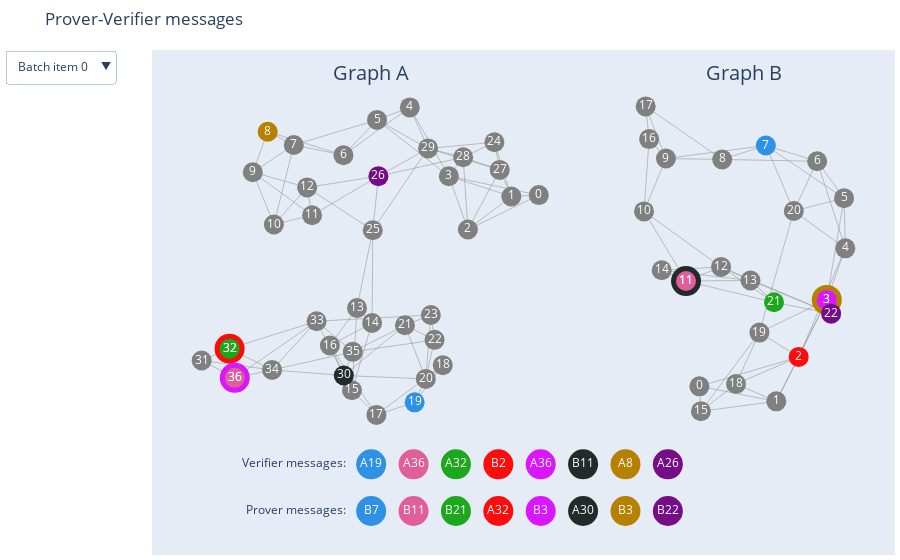

Here is the notebook cell this chart was saved with:
### Code cell
rollout.visualise()

### Figure 1 — Plotly figure (JSON) as saved in the notebook; plotly's stock layout.template omitted (floating-point values rounded to 4 significant figures; data arrays with more than 128 entries replaced by an {"elided": "..."} marker saying what was removed)
{"data": [{"mode": "text", "text": ["Graph A", "Graph B"], "textfont": {"size": 20}, "type": "scatter", "visible": true, "x": [0, 2.2], "y": [1.2, 1.2]}, {"mode": "text", "text": ["Verifier messages:", "Prover messages:"], "textposition": "middle left", "type": "scatter", "visible": true, "x": [-0.15, -0.15], "y": [-1.3, -1.6]}, {"hoverinfo": "none", "line": {"color": "#888", "width": 0.5}, "mode": "lines", "type": "scatter", "visible": true, "x": {"elided": "252 float values"}, "y": {"elided": "252 float values"}}, {"hoverinfo": "text", "marker": {"color": ["grey", "grey", "grey", "grey", "grey", "grey", "grey", "grey", "#B68100", "grey", "grey", "grey", "grey", "grey", "grey", "grey", "grey", "grey", "grey", "#2E91E5", "grey", "grey", "grey", "grey", "grey", "grey", "#750D86", "grey", "grey", "grey", "#222A2A", "grey", "#FB0D0D", "#1CA71C", "grey", "grey", "grey", "#DA16FF", "#E15F99"], "line": {"width": 0}, "opacity": 1, "size": [20, 20, 20, 20, 20, 20, 20, 20, 20, 20, 20, 20, 20, 20, 20, 20, 20, 20, 20, 20, 20, 20, 20, 20, 20, 20, 20, 20, 20, 20, 20, 20, 30, 20, 20, 20, 20, 30, 20]}, "mode": "markers+text", "text": ["0", "1", "2", "3", "4", "5", "6", "7", "8", "9", "10", "11", "12", "13", "14", "15", "16", "17", "18", "19", "20", "21", "22", "23", "24", "25", "26", "27", "28", "29", "30", "31", "32", "32", "33", "34", "35", "36", "36"], "textfont": {"color": "white"}, "type": "scatter", "visible": true, "x": [0.9887, 0.8268, 0.5706, 0.4583, 0.228, 0.03451, -0.1635, -0.4564, -0.6103, -0.6982, -0.5738, -0.3486, -0.3777, -0.08338, 0.005451, -0.1132, -0.2436, 0.03095, 0.4223, 0.2564, 0.3223, 0.1991, 0.3739, 0.352, 0.727, 0.009278, 0.04272, 0.7583, 0.5425, 0.3357, -0.1614, -1, -0.8352, -0.8352, -0.3221, -0.5847, -0.1084, -0.8046, -0.8046], "y": [0.4298, 0.4212, 0.2089, 0.5516, 0.9933, 0.9131, 0.6864, 0.7519, 0.8372, 0.5765, 0.241, 0.3006, 0.4791, -0.2955, -0.3923, -0.8244, -0.5368, -0.9825, -0.6631, -0.9019, -0.7513, -0.4064, -0.5003, -0.3406, 0.7695, 0.204, 0.5515, 0.5919, 0.6728, 0.7297, -0.7293, -0.633, -0.5567, -0.5567, -0.3806, -0.6936, -0.5774, -0.7443, -0.7443]}, {"hoverinfo": "none", "line": {"color": "#888", "width": 0.5}, "mode": "lines", "type": "scatter", "visible": true, "x": {"elided": "153 float values"}, "y": {"elided": "153 float values"}}, {"hoverinfo": "text", "marker": {"color": ["grey", "grey", "#FB0D0D", "#B68100", "#DA16FF", "grey", "grey", "grey", "#2E91E5", "grey", "grey", "grey", "#222A2A", "#E15F99", "grey", "grey", "grey", "grey", "grey", "grey", "grey", "grey", "grey", "#1CA71C", "#750D86"], "line": {"width": 0}, "opacity": 1, "size": [20, 20, 20, 30, 20, 20, 20, 20, 20, 20, 20, 20, 30, 20, 20, 20, 20, 20, 20, 20, 20, 20, 20, 20, 20]}, "mode": "markers+text", "text": ["0", "1", "2", "3", "3", "4", "5", "6", "7", "8", "9", "10", "11", "11", "12", "13", "14", "15", "16", "17", "18", "19", "20", "21", "22"], "textfont": {"color": "white"}, "type": "scatter", "visible": true, "x": [1.936, 2.39, 2.522, 2.687, 2.687, 2.797, 2.789, 2.631, 2.328, 2.071, 1.739, 1.61, 1.857, 1.857, 2.064, 2.237, 1.714, 1.945, 1.639, 1.619, 2.152, 2.29, 2.493, 2.376, 2.713], "y": [-0.799, -0.8954, -0.6099, -0.2439, -0.2439, 0.08792, 0.4104, 0.6472, 0.7486, 0.659, 0.665, 0.3252, -0.1222, -0.1222, -0.03169, -0.1188, -0.05299, -0.9589, 0.7899, 1, -0.784, -0.4534, 0.3279, -0.259, -0.3318]}, {"hoverinfo": "text", "marker": {"color": ["#2E91E5", "#2E91E5", "#E15F99", "#E15F99", "#1CA71C", "#1CA71C", "#FB0D0D", "#FB0D0D", "#DA16FF", "#DA16FF", "#222A2A", "#222A2A", "#B68100", "#B68100", "#750D86", "#750D86"], "line": {"width": 0}, "opacity": 1, "size": 30}, "mode": "markers+text", "text": ["A19", "B7", "A36", "B11", "A32", "B21", "B2", "A32", "A36", "B3", "B11", "A30", "A8", "B3", "A26", "B22"], "textfont": {"color": "white"}, "type": "scatter", "visible": true, "x": [0, 0, 0.25, 0.25, 0.5, 0.5, 0.75, 0.75, 1, 1, 1.25, 1.25, 1.5, 1.5, 1.75, 1.75], "y": [-1.3, -1.6, -1.3, -1.6, -1.3, -1.6, -1.3, -1.6, -1.3, -1.6, -1.3, -1.6, -1.3, -1.6, -1.3, -1.6]}, {"hoverinfo": "none", "line": {"color": "#888", "width": 0.5}, "mode": "lines", "type": "scatter", "visible": false, "x": {"elided": "138 float values"}, "y": {"elided": "138 float values"}}, {"hoverinfo": "text", "marker": {"color": ["grey", "#DA16FF", "grey", "grey", "grey", "#222A2A", "#FB0D0D", "grey", "grey", "#2E91E5", "grey", "grey", "grey", "#B68100", "grey", "#1CA71C", "#E15F99", "grey", "grey", "grey", "grey", "grey", "#750D86", "grey", "grey", "grey"], "line": {"width": 0}, "opacity": 1, "size": [20, 20, 20, 20, 20, 30, 20, 20, 20, 20, 20, 20, 20, 20, 20, 20, 20, 20, 20, 20, 20, 20, 20, 20, 20, 20]}, "mode": "markers+text", "text": ["0", "1", "2", "3", "4", "5", "5", "6", "7", "8", "9", "10", "11", "12", "13", "14", "15", "16", "17", "18", "19", "20", "21", "22", "23", "24"], "textfont": {"color": "white"}, "type": "scatter", "visible": false, "x": [1.0, 0.9786, 0.8479, 0.6849, 0.4111, -0.1372, -0.1372, -0.5112, -0.2609, -0.2093, -0.1131, 0.04715, 0.07001, -0.9072, -0.8803, -0.6393, -0.7864, -0.6109, -0.5174, -0.2975, 0.8498, -0.4173, 0.1534, 0.5837, 0.7834, -0.1219], "y": [-0.007501, 0.2147, -0.449, -0.27, 0.3166, 0.4281, 0.4281, 0.4273, 0.2243, -0.04608, -0.2709, 0.03367, 0.5962, -0.0479, 0.06008, -0.2072, -0.4972, -0.5943, -0.8788, -0.7997, 0.401, 0.5037, 0.2204, 0.04339, -0.08971, 0.689]}, {"hoverinfo": "none", "line": {"color": "#888", "width": 0.5}, "mode": "lines", "type": "scatter", "visible": false, "x": {"elided": "135 float values"}, "y": {"elided": "135 float values"}}, {"hoverinfo": "text", "marker": {"color": ["grey", "#DA16FF", "#E15F99", "#222A2A", "grey", "grey", "grey", "#750D86", "grey", "grey", "grey", "grey", "grey", "grey", "grey", "grey", "grey", "grey", "grey", "grey", "#B68100", "grey", "#FB0D0D", "#2E91E5", "grey", "#1CA71C"], "line": {"width": 0}, "opacity": 1, "size": [20, 30, 20, 20, 20, 20, 20, 20, 20, 20, 20, 20, 20, 20, 20, 20, 20, 20, 20, 20, 20, 20, 30, 20, 20, 20]}, "mode": "markers+text", "text": ["0", "1", "1", "2", "3", "4", "5", "6", "7", "8", "9", "10", "11", "12", "13", "14", "15", "16", "17", "18", "19", "20", "21", "21", "22", "23"], "textfont": {"color": "white"}, "type": "scatter", "visible": false, "x": [2.523, 2.999, 2.999, 2.406, 3.091, 2.891, 2.449, 2.241, 1.87, 1.491, 1.352, 1.2, 1.523, 1.436, 1.834, 2.362, 2.306, 2.188, 2.037, 2.985, 1.375, 1.672, 2.855, 2.855, 2.908, 2.806], "y": [-0.4405, -0.3727, -0.3727, -0.1621, 0.1327, 0.6215, 0.5374, 0.6869, 0.9017, 0.5652, 0.7742, 0.3356, 0.3933, -0.1387, -0.56, -0.2815, -0.6156, -0.9464, -0.8478, -0.7343, -0.03438, 0.1879, -0.2953, -0.2953, -0.4705, 0.7633]}, {"hoverinfo": "text", "marker": {"color": ["#2E91E5", "#2E91E5", "#E15F99", "#E15F99", "#1CA71C", "#1CA71C", "#FB0D0D", "#FB0D0D", "#DA16FF", "#DA16FF", "#222A2A", "#222A2A", "#B68100", "#B68100", "#750D86", "#750D86"], "line": {"width": 0}, "opacity": 1, "size": 30}, "mode": "markers+text", "text": ["B21", "A8", "B1", "A15", "A14", "B23", "A5", "B21", "A1", "B1", "A5", "B2", "A12", "B19", "B6", "A21"], "textfont": {"color": "white"}, "type": "scatter", "visible": false, "x": [0, 0, 0.25, 0.25, 0.5, 0.5, 0.75, 0.75, 1, 1, 1.25, 1.25, 1.5, 1.5, 1.75, 1.75], "y": [-1.3, -1.6, -1.3, -1.6, -1.3, -1.6, -1.3, -1.6, -1.3, -1.6, -1.3, -1.6, -1.3, -1.6, -1.3, -1.6]}], "layout": {"hovermode": "closest", "margin": {"b": 5, "l": 5, "r": 5, "t": 50}, "showlegend": false, "title": {"text": "Prover-Verifier messages"}, "updatemenus": [{"active": 0, "buttons": [{"args": [{"visible": [true, true, true, true, true, true, true, false, false, false, false, false]}], "label": "Batch item 0", "method": "update"}, {"args": [{"visible": [true, true, false, false, false, false, false, true, true, true, true, true]}], "label": "Batch item 1", "method": "update"}], "showactive": true}], "xaxis": {"showgrid": false, "showticklabels": false, "zeroline": false}, "yaxis": {"showgrid": false, "showticklabels": false, "zeroline": false}}}
